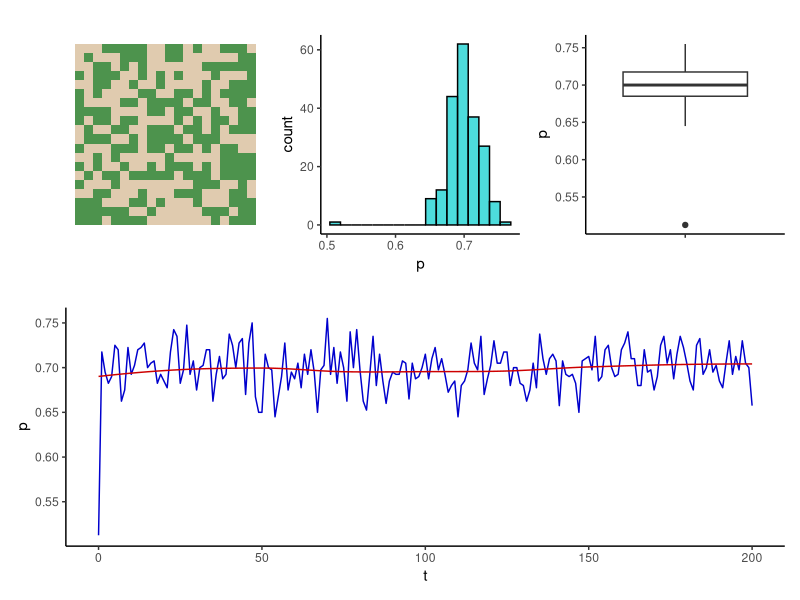

Write the R code that produced this figure.
# create landscape
library(tidyverse)
library(patchwork)

create_landscape <- function(x = 5, y = 5, p_occupied = 0.5) {
  return(
    tibble(crossing(x = seq(1 : x), y = seq(1 : y)),
                      t0 = ifelse(runif(x * y, 0, 1) < p_occupied, 1, 0))
    )
}

draw_landscape <- function(landscape) {
  landscape |>
    ggplot(aes(x=x, y=y, fill=as.factor(t0))) +
    geom_tile(alpha = 0.7) +
    scale_fill_manual(values = c("tan","darkgreen"),
                      labels = c("absent", "present")) +
    theme_classic() +
    labs(y="Y", x="X", fill="") +
    theme(aspect.ratio = 1,
          legend.position = "none",
          axis.title = element_blank(),
          axis.ticks = element_blank(),
          axis.text = element_blank(),
          axis.line = element_blank(),
          )
}

simulate <- function(landscape, 
                     iterations = 50, 
                     colonization_rate = 0.5, 
                     extirpation_rate = 0.5) {
  sim <- landscape
  for (i in 1:iterations) {
    next_t <- sim |>
      select(last_col()) |>
      mutate(!!paste0("t",i) := ifelse(sim[[ncol(sim)]] == 0,
                                 ifelse(runif(length(sim[[ncol(sim)]]), 0, 1) < colonization_rate, 1, 0),
                                 ifelse(runif(length(sim[[ncol(sim)]]), 0, 1) < extirpation_rate, 0, 1))) |>
      select(last_col())
    sim <- add_column(sim, next_t)
  }
  return(sim)
}

create_proportions <- function(simulation) {
  patches <- simulation |>
    select(contains("t"))
  return(tibble(t = 0:(ncol(simulation)-3),
                p = colMeans(patches)))
}

# Take input parameters and produce a matrix-cell plot and histogram:

metapop <- function(x=5, 
                    y=5, 
                    starting_proportion=0.5,
                    colonization_rate=0.5, 
                    extirpation_rate=0.5,
                    iterations = 50) {
  land0 <- create_landscape(x=x,y=y,p_occupied = starting_proportion)
  sim <- simulate(landscape = land0, 
                  iterations = iterations, 
                  colonization_rate = colonization_rate,
                  extirpation_rate = extirpation_rate) 
  sim_p <- create_proportions(sim)
  p_vec <- sim_p$p
  sd_sim <- sd(p_vec)
  n_sim <- length(p_vec)
  scotts_bin <- 3.5*sd_sim/(n_sim)^(1/3)
  p1 <- draw_landscape(sim)
  p2 <- ggplot(sim_p, aes(x=p)) + 
    geom_histogram(binwidth = scotts_bin, fill="cyan3", color="black", alpha=0.7) +
    theme_classic()
  p3 <- ggplot(sim_p,aes(x=t, y=p)) +
    geom_line(color="blue3", linewidth=0.5) +
    geom_smooth(color="red3", alpha=0.6, se=FALSE, linewidth = 0.5, method = "loess", formula = y~x) +
    theme_classic()
  p4 <- ggplot(sim_p, aes(y=p, x="")) +
    geom_boxplot() +
    theme_classic() + 
    labs(x="")
  metamodel <- list(simulation = sim,
                  proportions = sim_p,
                  plot = (p1+p2+p4)/p3
                  )
  return(metamodel)
}

metapop(x=20,
        y=20,
        iterations = 200,
        starting_proportion = 0.5,
        colonization_rate = 0.7,
        extirpation_rate = 0.3)
